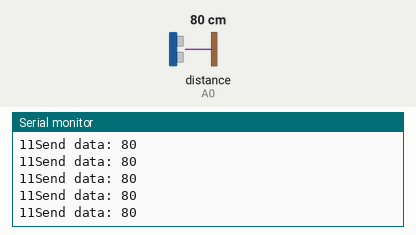
This sketch was run on a simulated Arduino Uno R4 WiFi. On the bench: the last lines printed to the serial monitor. The inputs (shaded band) are chosen by the test bench; at power-on: distance to the obstacle (sensor on A0) 80 cm. WiFi joins after 1.5 s; servers stay silent unless stated.

Above: at 12.7 s.
12.8 s: distance to the obstacle (sensor on A0) set to 2 cm
At 13.9 s:
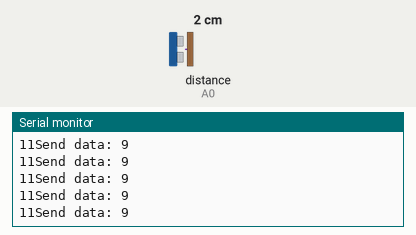
14.3 s: distance to the obstacle (sensor on A0) set to 18 cm
At 14.9 s:
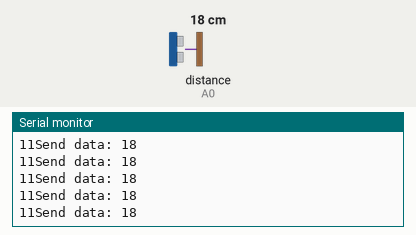
Timing chart, 0 to 17.3 s (numbered marks = the images above; inputs shaded):
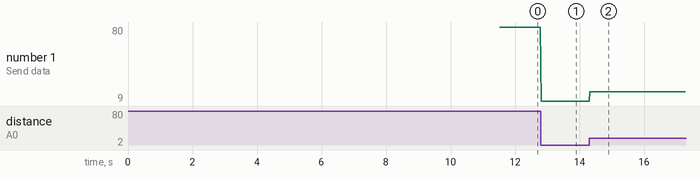

Measured:
- after the input at 12.8 s, the serial monitor: prints a new line at once (image 1)
- after the input at 14.3 s, the serial monitor: prints a new line at once (image 2)
- plotted number 1: 80 → 9 after the input at 12.8 s, 9 → 18 after the input at 14.3 s

The sketch:

WiFiUdpSendReceiveString.ino
```cpp
/*
  WiFi UDP Send and Receive String

  This sketch waits for a UDP packet on localPort using the WiFi module.
  When a packet is received an Acknowledge packet is sent to the client on port remotePort

  created 30 December 2012
  by dlf (Metodo2 srl)

  Find the full UNO R4 WiFi Network documentation here:
  https://docs.arduino.cc/tutorials/uno-r4-wifi/wifi-examples#wi-fi-udp-send-receive-string
 */


#include <WiFiS3.h>
#include "SharpIR.h"

#define DESTINATION_IP "192.168.0.218"
#define DESTINATION_IP2 "192.168.0.219"
#define DESTINATION_PORT 8000

int status = WL_IDLE_STATUS;
#define SECRET_SSID "ETC_Test_Wi-Fi"
#define SECRET_PASS "etcdemo123"
///////please enter your sensitive data in the Secret tab/arduino_secrets.h
char ssid[] = SECRET_SSID;  // your network SSID (name)
char pass[] = SECRET_PASS;  // your network password (use for WPA, or use as key for WEP)
int keyIndex = 0;           // your network key index number (needed only for WEP)

unsigned int localPort = 2390;  // local port to listen on

char packetBuffer[256];                 //buffer to hold incoming packet
char ReplyBuffer[] = "acknowledged\n";  // a string to send back

WiFiUDP Udp;

#define IRPin A0
#define model 1080

int distance_cm;
SharpIR mySensor = SharpIR(IRPin, model);

void setup() {
  //Initialize serial and wait for port to open:
  Serial.begin(9600);
  while (!Serial) {
    ;  // wait for serial port to connect. Needed for native USB port only
  }

  // check for the WiFi module:
  if (WiFi.status() == WL_NO_MODULE) {
    Serial.println("Communication with WiFi module failed!");
    // don't continue
    while (true);
  }

  String fv = WiFi.firmwareVersion();
  if (fv < WIFI_FIRMWARE_LATEST_VERSION) {
    Serial.println("Please upgrade the firmware");
  }

  // attempt to connect to WiFi network:
  while (status != WL_CONNECTED) {
    Serial.print("Attempting to connect to SSID: ");
    Serial.println(ssid);
    // Connect to WPA/WPA2 network. Change this line if using open or WEP network:
    status = WiFi.begin(ssid, pass);

    // wait 10 seconds for connection:
    delay(10000);
  }
  Serial.println("Connected to WiFi");
  printWifiStatus();

  Serial.println("\nStarting connection to server...");
  // if you get a connection, report back via serial:
  Udp.begin(localPort);
}

int count = 0;

void loop() {

  // if there's data available, read a packet
  /*int packetSize = Udp.parsePacket();
  if (packetSize) {
    Serial.print("Received packet of size ");
    Serial.println(packetSize);
    Serial.print("From ");
    IPAddress remoteIp = Udp.remoteIP();
    Serial.print(remoteIp);
    Serial.print(", port ");
    Serial.println(Udp.remotePort());

    // read the packet into packetBuffer
    int len = Udp.read(packetBuffer, 255);
    if (len > 0) {
      packetBuffer[len] = 0;
    }
    Serial.println("Contents:");
    Serial.println(packetBuffer);

    // send a reply, to the IP address and port that sent us the packet we received
    Udp.beginPacket(Udp.remoteIP(), 8000);
    Udp.write(ReplyBuffer);
    Udp.endPacket();
  }*/

  distance_cm = mySensor.distance();
  //Serial.println(distance_cm);
  //return;

  // Print the measured distance to the serial monitor:

  char numBuffer[10];
  String(distance_cm).toCharArray(numBuffer, sizeof(numBuffer));
  //String(count).toCharArray(numBuffer, sizeof(numBuffer));
  //Serial.print(Udp.beginPacket("192.168.31.214", 8000));
  Serial.print(Udp.beginPacket(DESTINATION_IP, DESTINATION_PORT));
  Udp.write(numBuffer);
  Serial.print(Udp.endPacket());
  Serial.print("Send data: ");
  Serial.println(distance_cm);

  /*Serial.println("Send to headset 2");
  Serial.print(Udp.beginPacket(DESTINATION_IP2, DESTINATION_PORT));
  Udp.write(numBuffer);
  Serial.print(Udp.endPacket());*/
}


void printWifiStatus() {
  // print the SSID of the network you're attached to:
  Serial.print("SSID: ");
  Serial.println(WiFi.SSID());

  // print your board's IP address:
  IPAddress ip = WiFi.localIP();
  Serial.print("IP Address: ");
  Serial.println(ip);

  // print the received signal strength:
  long rssi = WiFi.RSSI();
  Serial.print("signal strength (RSSI):");
  Serial.print(rssi);
  Serial.println(" dBm");
}
```
